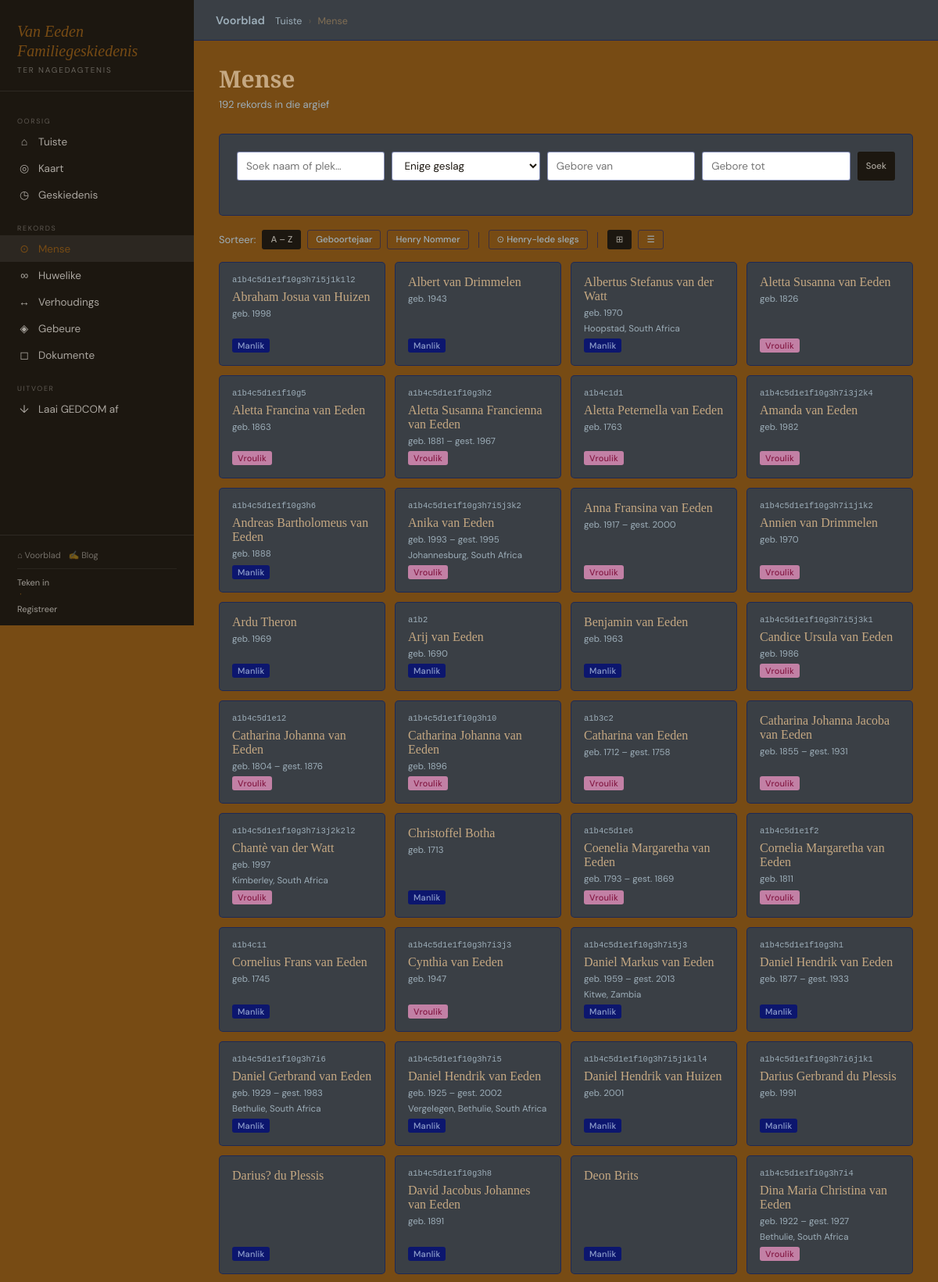
Screenshot of /argief/mense/ (upper part) with the database file from the repository.
### genealogy/models.py (models this page shows, shortened)
class Person(models.Model):
    GENDER_CHOICES = [('M','Manlik'),('F','Vroulik'),('O','Ander'),('U','Onbekend')]
    first_name  = models.CharField(max_length=100)
    middle_name = models.CharField(max_length=100, blank=True)
    last_name   = models.CharField(max_length=100)
    maiden_name = models.CharField(max_length=100, blank=True)
    gender      = models.CharField(max_length=1, choices=GENDER_CHOICES, default='U')
    photo       = models.ImageField(upload_to='people/photos/', blank=True, null=True)
    birth_date  = models.CharField(max_length=100, blank=True,
                    help_text='GEDCOM datum, bv. BEF 15 JAN 1900')
    birth_place = models.CharField(max_length=200, blank=True)
    death_date  = models.CharField(max_length=100, blank=True,
                    help_text='GEDCOM datum, bv. AFT 1950')
    death_place = models.CharField(max_length=200, blank=True)
    is_deceased = models.BooleanField(default=False)
    is_root     = models.BooleanField(default=False, help_text='Stam-ouer van die boom (a1)')
    biography   = models.TextField(blank=True)
    notes       = models.TextField(blank=True)
    created_at  = models.DateTimeField(auto_now_add=True)
    updated_at  = models.DateTimeField(auto_now=True)
    created_by  = models.ForeignKey(User, on_delete=models.SET_NULL, null=True, blank=True,
                    related_name='created_people')
    birth_lat   = models.FloatField(null=True, blank=True)
    birth_lng   = models.FloatField(null=True, blank=True)
    death_lat   = models.FloatField(null=True, blank=True)
    death_lng   = models.FloatField(null=True, blank=True)
    class Meta:
        ordering = ['first_name', 'last_name']
        verbose_name_plural = 'Mense'
    @property
    def full_name(self):
        parts = [self.first_name]
        if self.middle_name: parts.append(self.middle_name)
        parts.append(self.last_name)
        return ' '.join(parts)
    def get_absolute_url(self):
        return reverse('genealogy:person_detail', kwargs={'pk': self.pk})
    @property
    def birth_year(self):
        from .gedcom_dates import parse_gedcom_date
        p = parse_gedcom_date(self.birth_date)
        return p.get('year') if p else None
    @property
    def death_year(self):
        from .gedcom_dates import parse_gedcom_date
        p = parse_gedcom_date(self.death_date)
        return p.get('year') if p else None

### genealogy/views.py (the view, shortened to what this page needs)
# urls.py: path('mense/',                        views.person_list,       name='person_list'),
def person_list(request):
    profile = get_profile(request.user)
    sort = request.GET.get('sort', 'name')
    q          = request.GET.get('query', '')
    gender     = request.GET.get('gender', '')
    birth_from = request.GET.get('birth_year_from', '')
    birth_to   = request.GET.get('birth_year_to', '')
    people = Person.objects.all()
    if gender:
        people = people.filter(gender=gender)
    if hasattr(people, 'order_by'):
        if sort not in ('birth', 'henry'):
            people = list(people.order_by('last_name', 'first_name'))
        else:
            people = list(people)
    if sort == 'birth':
        people = sorted(people, key=lambda p: int(p.birth_year) if p.birth_year else 9999)
    from .henry import compute_henry_for_tree
    import re as _re
    henry_map = {}
    root = Person.objects.filter(is_root=True).first()
    if root:
        henry_map = compute_henry_for_tree(root)
    henry_only = request.GET.get('henry_only', '')
    if henry_only:
        people = [p for p in people if p.pk in henry_map]
    def henry_sort_key(henry_str):
        """Sort Henry numbers numerically: a1b2c11 > a1b2c2"""
        if not henry_str:
            return []
        parts = _re.findall(r'([a-z]+)(\d+)', henry_str)
        return [(letters, int(num)) for letters, num in parts]
    def henry_or_birth_key(p):
        henry_str = henry_map.get(p.pk)
        if henry_str:
            return (0, henry_sort_key(henry_str), 0)
        try:
            year = int(p.birth_year) if p.birth_year else 9999
        except (ValueError, TypeError):
            year = 9999
        return (1, [], year)
    if sort == 'henry':
        people = sorted(people, key=henry_or_birth_key)
    elif sort == 'birth':
        people = sorted(people, key=lambda p: p.birth_year or 9999)
    else:
        people = list(people.order_by('first_name', 'last_name')) if hasattr(people, 'order_by') else sorted(people, key=lambda p: (p.first_name, p.last_name))
    view_mode = request.GET.get('view', 'cards')
    form = SearchForm(request.GET or None)
    return render(request, 'genealogy/person_list.html', {
        'people': people, 'profile': profile, 'sort': sort,
        'form': form, 'henry_map': henry_map,
        'q': q, 'gender': gender, 'birth_from': birth_from, 'birth_to': birth_to,
        'henry_only': henry_only, 'view_mode': view_mode,
    })

### genealogy/forms.py
class SearchForm(forms.Form):
    query           = forms.CharField(max_length=200, required=False,
                        widget=forms.TextInput(attrs={'placeholder': 'Soek naam of plek…'}))
    gender          = forms.ChoiceField(choices=[('', 'Enige geslag')] + Person.GENDER_CHOICES, required=False)
    birth_year_from = forms.IntegerField(required=False,
                        widget=forms.NumberInput(attrs={'placeholder': 'Gebore van'}))
    birth_year_to   = forms.IntegerField(required=False,
                        widget=forms.NumberInput(attrs={'placeholder': 'Gebore tot'}))

### genealogy/gedcom_dates.py (called while the page is built)
def parse_gedcom_date(gedcom_str):
    if not gedcom_str:
        return None
    s = gedcom_str.strip().upper()
    if not s or s in ('ONBEKEND', 'UNKNOWN'):
        return {'modifier': 'UNK'}
    result = {'modifier': 'EXACT', 'day': None, 'month': None, 'year': None,
              'day2': None, 'month2': None, 'year2': None}
    bet = re.match(r'^BET\s+(.+?)\s+AND\s+(.+)$', s)
    if bet:
        result['modifier'] = 'BET'
        _fill_date_parts(result, bet.group(1), '', '')
        _fill_date_parts(result, bet.group(2), '2', '2')
        return result
    mod_match = re.match(r'^(BEF|AFT|EST|ABT|CAL|INT)\s+(.+)$', s)
    if mod_match:
        result['modifier'] = mod_match.group(1)
        _fill_date_parts(result, mod_match.group(2), '', '')
        return result
    _fill_date_parts(result, s, '', '')
    return result

def _fill_date_parts(result, date_str, day_key, month_key):
    dk = 'day' + day_key
    mk = 'month' + month_key
    yk = 'year' + day_key  # year uses same suffix as day
    parts = date_str.strip().split()
    for part in parts:
        if part in MONTHS_GED:
            result[mk] = MONTHS_GED.index(part) + 1
        elif re.match(r'^\d{1,4}$', part):
            num = int(part)
            if num <= 31 and result.get(mk) is None and result.get(dk) is None:
                if num <= 31 and len(part) <= 2:
                    result[dk] = num
                else:
                    result[yk] = num
            elif num > 31 or len(part) == 4:
                result[yk] = num
            else:
                result[dk] = num

### genealogy/henry.py (called while the page is built)
def _depth_letter(depth):
    result = ''
    n = depth + 1
    while n > 0:
        n, remainder = divmod(n - 1, 26)
        result = LETTERS[remainder] + result
    return result

### genealogy/templatetags/genealogy_extras.py (called while the page is built)
@register.filter
def get_item(dictionary, key):
    if not dictionary:
        return ''
    return dictionary.get(key, '')

### genealogy/templates/genealogy/person_list.html (shortened to what this page needs)
{% extends "genealogy/base.html" %}
{% load genealogy_extras %}
{% block breadcrumb %}<a href="{% url 'genealogy:dashboard' %}">Tuiste</a> <span>›</span> Mense{% endblock %}
{% block content %}
<div class="ph">
  <div>
    <h2>Mense</h2>
    <p class="subtitle">{{ people|length }} rekord{{ people|length|pluralize:"s" }} in die argief</p>
  </div>
</div>
<div class="card">
  <form method="get" class="search-bar">
    {{ form.query }}{{ form.gender }}{{ form.birth_year_from }}{{ form.birth_year_to }}
    <button type="submit" class="btn btn-primary btn-sm">Soek</button>
  </form>
</div>
{% if people %}
<div style="display:flex;gap:8px;align-items:center;flex-wrap:wrap;margin-bottom:16px;">
  <span style="font-size:13px;color:var(--muted);">Sorteer:</span>
  <a href="?query={{ q }}&gender={{ gender }}&birth_year_from={{ birth_from }}&birth_year_to={{ birth_to }}&sort=name&henry_only={{ henry_only }}&view={{ view_mode }}"
     class="btn btn-sm {% if sort == 'name' %}btn-primary{% else %}btn-secondary{% endif %}">A – Z</a>
  <a href="?query={{ q }}&gender={{ gender }}&birth_year_from={{ birth_from }}&birth_year_to={{ birth_to }}&sort=birth&henry_only={{ henry_only }}&view={{ view_mode }}"
     class="btn btn-sm {% if sort == 'birth' %}btn-primary{% else %}btn-secondary{% endif %}">Geboortejaar</a>
  {% if henry_map %}
  <a href="?query={{ q }}&gender={{ gender }}&birth_year_from={{ birth_from }}&birth_year_to={{ birth_to }}&sort=henry&henry_only={{ henry_only }}&view={{ view_mode }}"
     class="btn btn-sm {% if sort == 'henry' %}btn-primary{% else %}btn-secondary{% endif %}">Henry Nommer</a>
  {% endif %}
  {% if henry_map %}
  {% if henry_only %}
  <a href="?query={{ q }}&gender={{ gender }}&birth_year_from={{ birth_from }}&birth_year_to={{ birth_to }}&sort={{ sort }}&view={{ view_mode }}"
     class="btn btn-sm btn-primary">⊙ Alle mense</a>
  {% else %}
  <a href="?query={{ q }}&gender={{ gender }}&birth_year_from={{ birth_from }}&birth_year_to={{ birth_to }}&sort={{ sort }}&henry_only=1&view={{ view_mode }}"
     class="btn btn-sm btn-secondary">⊙ Henry-lede slegs</a>
  {% endif %}
  {% endif %}
  <a href="?query={{ q }}&gender={{ gender }}&birth_year_from={{ birth_from }}&birth_year_to={{ birth_to }}&sort={{ sort }}&henry_only={{ henry_only }}&view=cards"
     class="btn btn-sm {% if view_mode == 'cards' or not view_mode %}btn-primary{% else %}btn-secondary{% endif %}"
     title="Kaarte">⊞</a>
  <a href="?query={{ q }}&gender={{ gender }}&birth_year_from={{ birth_from }}&birth_year_to={{ birth_to }}&sort={{ sort }}&henry_only={{ henry_only }}&view=table"
     class="btn btn-sm {% if view_mode == 'table' %}btn-primary{% else %}btn-secondary{% endif %}"
     title="Tabel">☰</a>
</div>
{% if view_mode == 'table' %}
<div class="card"><div class="table-wrap"><table>
  <thead>
    <tr>
      {% if henry_map %}<th>Henry</th>{% endif %}
      <th>Naam</th>
      <th>Nooiensvan</th>
      <th>Geslag</th>
      <th>Geboortedatum</th>
      <th>Geboorteplek</th>
      <th>Sterftedatum</th>
      <th>Status</th>
      <th></th>
    </tr>
  </thead>
  <tbody>
    {% for p in people %}
    <tr>
      {% if henry_map %}
      <td style="font-family:monospace;font-size:11px;color:var(--muted);">
        {% with hn=henry_map|get_item:p.pk %}{{ hn }}{% endwith %}
      </td>
      {% endif %}
      <td>
        <a href="{{ p.get_absolute_url }}">{{ p.full_name }}</a>
      </td>
      <td style="font-size:12px;color:var(--muted);">{{ p.maiden_name|default:"—" }}</td>
      <td>
        <span class="badge badge-{% if p.gender == 'M' %}male{% elif p.gender == 'F' %}female{% else %}viewer{% endif %}">
          {{ p.get_gender_display }}
        </span>
      </td>
      <td>{{ p.birth_date_display|default:"—" }}</td>
      <td>{{ p.birth_place|default:"—" }}</td>
      <td>{% if p.is_deceased %}{{ p.death_date_display|default:"—" }}{% else %}—{% endif %}</td>
      <td>
        {% if p.is_deceased %}
          <span class="badge badge-viewer" style="background:var(--rust);color:#fff;">Oorlede</span>
        {% else %}
          <span class="badge badge-viewer" style="background:#2a5c3a;color:#dff0e6;">Lewend</span>
        {% endif %}
      </td>
      <td style="white-space:nowrap;">
        <a href="{{ p.get_absolute_url }}" class="btn btn-secondary btn-sm">Sien</a>
        {% if profile and profile.can_edit %}
          <a href="{% url 'genealogy:person_edit' p.pk %}" class="btn btn-secondary btn-sm">Wysig</a>
        {% endif %}
      </td>
    </tr>
    {% endfor %}
  </tbody>
</table></div></div>
{% else %}
<div class="person-grid">
  {% for p in people %}
  <a href="{{ p.get_absolute_url }}" class="pcard">
    {% if henry_map %}
      {% with hn=henry_map|get_item:p.pk %}
        {% if hn %}<div style="font-size:10.5px;color:var(--muted);font-family:monospace;margin-bottom:2px;">{{ hn }}</div>{% endif %}
      {% endwith %}
    {% endif %}
    <div class="pcard-name">{{ p.full_name }}</div>
    <div class="pcard-dates">
      {% if p.birth_date %}geb. {{ p.birth_year }}{% endif %}
      {% if p.is_deceased and p.death_date %} – gest. {{ p.death_year }}{% endif %}
    </div>
    {% if p.birth_place %}<div style="font-size:11.5px;color:var(--muted);">{{ p.birth_place }}</div>{% endif %}
    <span class="badge badge-{% if p.gender == 'M' %}male{% elif p.gender == 'F' %}female{% else %}viewer{% endif %}" style="margin-top:auto;align-self:flex-start;">
      {{ p.get_gender_display }}
    </span>
  </a>
  {% endfor %}
</div>
{% endif %}
{% endif %}
{% endblock %}

### genealogy/static/genealogy/css/main.css (style rules this page uses)
*, *::before, *::after { box-sizing: border-box; margin: 0; padding: 0; }
:root { --cream: #774b14; --ink: #1c1710; --body-txt: #c5a882; --sepia: #806e54; --gold: #f1ef83; --rust: #b5381e; --sage: #3d6b4f; --muted: #9daeb9; --border: #02146680; --card: #3a3f45; --red-light: #fdf2f0; --sidebar-w: 248px; }
body { font-family: 'DM Sans', sans-serif; background: var(--cream); color: var(--body-txt); min-height: 100vh; display: flex; }
.breadcrumb a { color: var(--muted); text-decoration: none; }
.breadcrumb span { margin: 0 5px; opacity: .5; }
h2 { font-family: 'EB Garamond', serif; font-size: 30px; font-weight: 600; margin-bottom: 4px; }
.subtitle { color: var(--muted); font-size: 13px; margin-bottom: 24px; }
.card { background: var(--card); border: 1px solid var(--border); border-radius: 5px; padding: 22px; margin-top: 0px; margin-bottom: 18px; }
.btn { display: inline-flex; align-items: center; gap: 5px; padding: 7px 14px; border-radius: 3px; font-size: 12.5px; font-weight: 500; cursor: pointer; text-decoration: none; border: 1px solid transparent; font-family: 'DM Sans', sans-serif; transition: all .12s; }
.btn-primary { background: var(--ink); color: #a8a39a; }
.btn-secondary { background: transparent; color: var(--muted); border-color: var(--border); }
.btn-sm { padding: 4px 10px; font-size: 11.5px; }
input, select, textarea { border: 1px solid var(--border); border-radius: 3px; padding: 8px 11px; font-size: 13.5px; font-family: 'DM Sans', sans-serif; background: white; color: var(--ink); width: 100%; transition: border-color .12s; }
.badge { display: inline-block; padding: 2px 7px; border-radius: 3px; font-size: 11px; font-weight: 500; letter-spacing: .02em; }
.badge-male { background: #0c166e; color: #8f9fcc; }
.badge-female { background: #c280a5; color: #831843; }
.ph { display: flex; justify-content: space-between; align-items: flex-start; margin-bottom: 5px; }
.person-grid { display: grid; grid-template-columns: repeat(auto-fill, minmax(190px, 1fr)); gap: 12px; }
.pcard { background: var(--card); border: 1px solid var(--border); border-radius: 5px; padding: 16px; text-decoration: none; color: inherit; display: flex; flex-direction: column; gap: 5px; transition: all .12s; justify-content: space-between; }
.pcard-name { font-family: 'EB Garamond', serif; font-size: 16px; }
.pcard-dates { font-size: 11.5px; color: var(--muted); }
.search-bar { display: flex; gap: 9px; margin-bottom: 22px; flex-wrap: wrap; }
.search-bar input, .search-bar select { flex: 1; min-width: 130px; }

### rows the page displays
Person: hn "a1b4c5d1e1f10g3h7i5j1k1l2", full_name "Abraham Josua van Huizen", birth_year "1998", gender "Manlik"
Person: full_name "Albert van Drimmelen", birth_year "1943", gender "Manlik"
Person: full_name "Albertus Stefanus van der Watt", birth_year "1970", birth_place "Hoopstad, South Africa", gender "Manlik"
Person: full_name "Aletta Susanna van Eeden", birth_year "1826", gender "Vroulik"
Person: hn "a1b4c5d1e1f10g5", full_name "Aletta Francina van Eeden", birth_year "1863", gender "Vroulik"
Person: hn "a1b4c5d1e1f10g3h2", full_name "Aletta Susanna Francienna van Eeden", birth_year "1881", death_year "1967", gender "Vroulik"
Person: hn "a1b4c1d1", full_name "Aletta Peternella van Eeden", birth_year "1763", gender "Vroulik"
Person: hn "a1b4c5d1e1f10g3h7i3j2k4", full_name "Amanda van Eeden", birth_year "1982", gender "Vroulik"
Person: hn "a1b4c5d1e1f10g3h6", full_name "Andreas Bartholomeus van Eeden", birth_year "1888", gender "Manlik"
Person: hn "a1b4c5d1e1f10g3h7i5j3k2", full_name "Anika van Eeden", birth_year "1993", death_year "1995", birth_place "Johannesburg, South Africa", gender "Vroulik"
Person: full_name "Anna Fransina van Eeden", birth_year "1917", death_year "2000", gender "Vroulik"
Person: hn "a1b4c5d1e1f10g3h7i1j1k2", full_name "Annien van Drimmelen", birth_year "1970", gender "Vroulik"
Person: full_name "Ardu Theron", birth_year "1969", gender "Manlik"
Person: hn "a1b2", full_name "Arij van Eeden", birth_year "1690", gender "Manlik"
Person: full_name "Benjamin van Eeden", birth_year "1963", gender "Manlik"
Person: hn "a1b4c5d1e1f10g3h7i5j3k1", full_name "Candice Ursula van Eeden", birth_year "1986", gender "Vroulik"
Person: hn "a1b4c5d1e12", full_name "Catharina Johanna van Eeden", birth_year "1804", death_year "1876", gender "Vroulik"
Person: hn "a1b4c5d1e1f10g3h10", full_name "Catharina Johanna van Eeden", birth_year "1896", gender "Vroulik"
Person: hn "a1b3c2", full_name "Catharina van Eeden", birth_year "1712", death_year "1758", gender "Vroulik"
Person: full_name "Catharina Johanna Jacoba van Eeden", birth_year "1855", death_year "1931", gender "Vroulik"
Person: hn "a1b4c5d1e1f10g3h7i3j2k2l2", full_name "Chantè van der Watt", birth_year "1997", birth_place "Kimberley, South Africa", gender "Vroulik"
Person: full_name "Christoffel Botha", birth_year "1713", gender "Manlik"
Person: hn "a1b4c5d1e6", full_name "Coenelia Margaretha van Eeden", birth_year "1793", death_year "1869", gender "Vroulik"
Person: hn "a1b4c5d1e1f2", full_name "Cornelia Margaretha van Eeden", birth_year "1811", gender "Vroulik"
Person: hn "a1b4c11", full_name "Cornelius Frans van Eeden", birth_year "1745", gender "Manlik"
Person: hn "a1b4c5d1e1f10g3h7i3j3", full_name "Cynthia van Eeden", birth_year "1947", gender "Vroulik"
Person: hn "a1b4c5d1e1f10g3h7i5j3", full_name "Daniel Markus van Eeden", birth_year "1959", death_year "2013", birth_place "Kitwe, Zambia", gender "Manlik"
Person: hn "a1b4c5d1e1f10g3h1", full_name "Daniel Hendrik van Eeden", birth_year "1877", death_year "1933", gender "Manlik"
Person: hn "a1b4c5d1e1f10g3h7i6", full_name "Daniel Gerbrand van Eeden", birth_year "1929", death_year "1983", birth_place "Bethulie, South Africa", gender "Manlik"
Person: hn "a1b4c5d1e1f10g3h7i5", full_name "Daniel Hendrik van Eeden", birth_year "1925", death_year "2002", birth_place "Vergelegen, Bethulie, South Africa", gender "Manlik"
Person: hn "a1b4c5d1e1f10g3h7i5j1k1l4", full_name "Daniel Hendrik van Huizen", birth_year "2001", gender "Manlik"
Person: hn "a1b4c5d1e1f10g3h7i6j1k1", full_name "Darius Gerbrand du Plessis", birth_year "1991", gender "Manlik"
Person: full_name "Darius? du Plessis", gender "Manlik"
Person: hn "a1b4c5d1e1f10g3h8", full_name "David Jacobus Johannes van Eeden", birth_year "1891", gender "Manlik"
Person: full_name "Deon Brits", gender "Manlik"
Person: hn "a1b4c5d1e1f10g3h7i4", full_name "Dina Maria Christina van Eeden", birth_year "1922", death_year "1927", birth_place "Bethulie, South Africa", gender "Vroulik"

### other values shown
{{ people|length }} "192"
